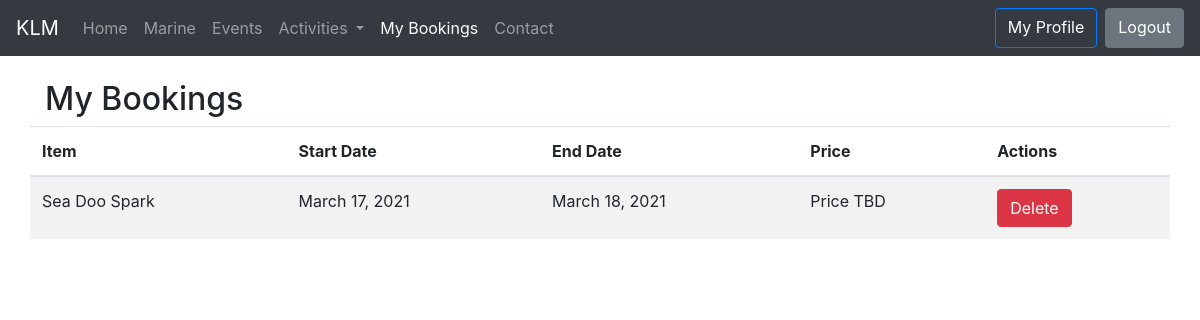
/bookings/ (signed in), run on an earlier commit of the app's database.
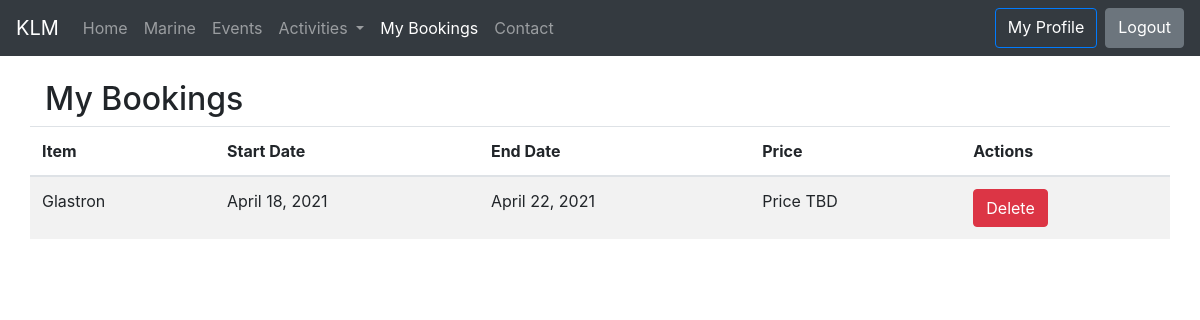
And on a later commit of the database.
### boats/models.py (models this page shows)
class Booking(models.Model):
	startDay = models.DateField()
	endDay = models.DateField()
	rentalItem = models.ForeignKey('RentalItem', on_delete=models.CASCADE)
	user = models.ForeignKey(AUTH_USER_MODEL, on_delete=models.CASCADE)

class RentalItem(models.Model):
	name = models.CharField(max_length=120)
	description = models.TextField()
	dayPrice = models.DecimalField(max_digits=10, decimal_places=2)
	weekPrice = models.DecimalField(max_digits=10, decimal_places=2)
	startDay = models.DateField()
	endDay = models.DateField()
	def __str__(self):
		return self.name

### boats/views.py (the view)
# urls.py: path('bookings/', views.bookings_view, name='bookings'),
def bookings_view(request):
	isAuthenticated = True
	if (request.user.is_authenticated):
		bookings = Booking.objects.filter(user=request.user)
	else:
		bookings = None
		isAuthenticated = False
	context = {
		"bookings": bookings,
		"noBookings": bookings.count() == 0 if bookings != None else True,
		"isAuthenticated": isAuthenticated
	}
	return render(request, 'boats/bookings.html', context)

### boats/templates/boats/bookings.html
{% extends 'boats/base.html' %}
{% load static %}
{% block main_content %}
<div class="container top-container">
	<div class="row pt-4">
		<div class="col-12">
			<h2>My Bookings</h2>
		</div>
	</div>
	<div class="row">
		<table class="table table-striped">
			<thead>
				<tr>
					<th scope="col">Item</th>
					<th scope="col">Start Date</th>
					<th scope="col">End Date</th>
					<th scope="col">Price</th>
					<th scope="col">Actions</th>
				</tr>
			</thead>
			{% if noBookings %}
			</table>
			<div class="row w-100">
				<div class="col-12 w-100 text-center">
					{% if not isAuthenticated %}
					<p>Sign In to View Bookings</p>
					{% else %}
					<p>No Bookings Yet</p>
					{% endif %}
				</div>
			</div>
			<div class="row w-100">
				<div class="col-12 w-100 text-center">
					{% if not isAuthenticated %}
					<a class="btn btn-success" href="{% url 'login' %}">Login</a>
					{% else %}
					<a class="btn btn-success" href="{% url 'activities' %}">View Activities</a>
					{% endif %}
				</div>
			</div>
			{% else %}
			<tbody>
				{% for booking in bookings %}
					<tr>
						<td scope="col">{{booking.rentalItem}}</td>
						<td scope="col">{{booking.startDay}}</td>
						<td scope="col">{{booking.endDay}}</td>
						<td scope="col">Price TBD</td>
						<td scope="col"><a class="btn btn-danger" href="{% url 'delete' booking_id=booking.pk%}">Delete</a></td>
					</tr>
				{% endfor %}
			</tbody>
		</table>
		{% endif %}
</div>
{% endblock %}

What changed in the data, as far as the page shows it:
removed Booking: rentalItem "Sea Doo Spark", startDay "March 17, 2021", endDay "March 18, 2021"
added Booking: rentalItem "Glastron", startDay "April 18, 2021", endDay "April 22, 2021"
